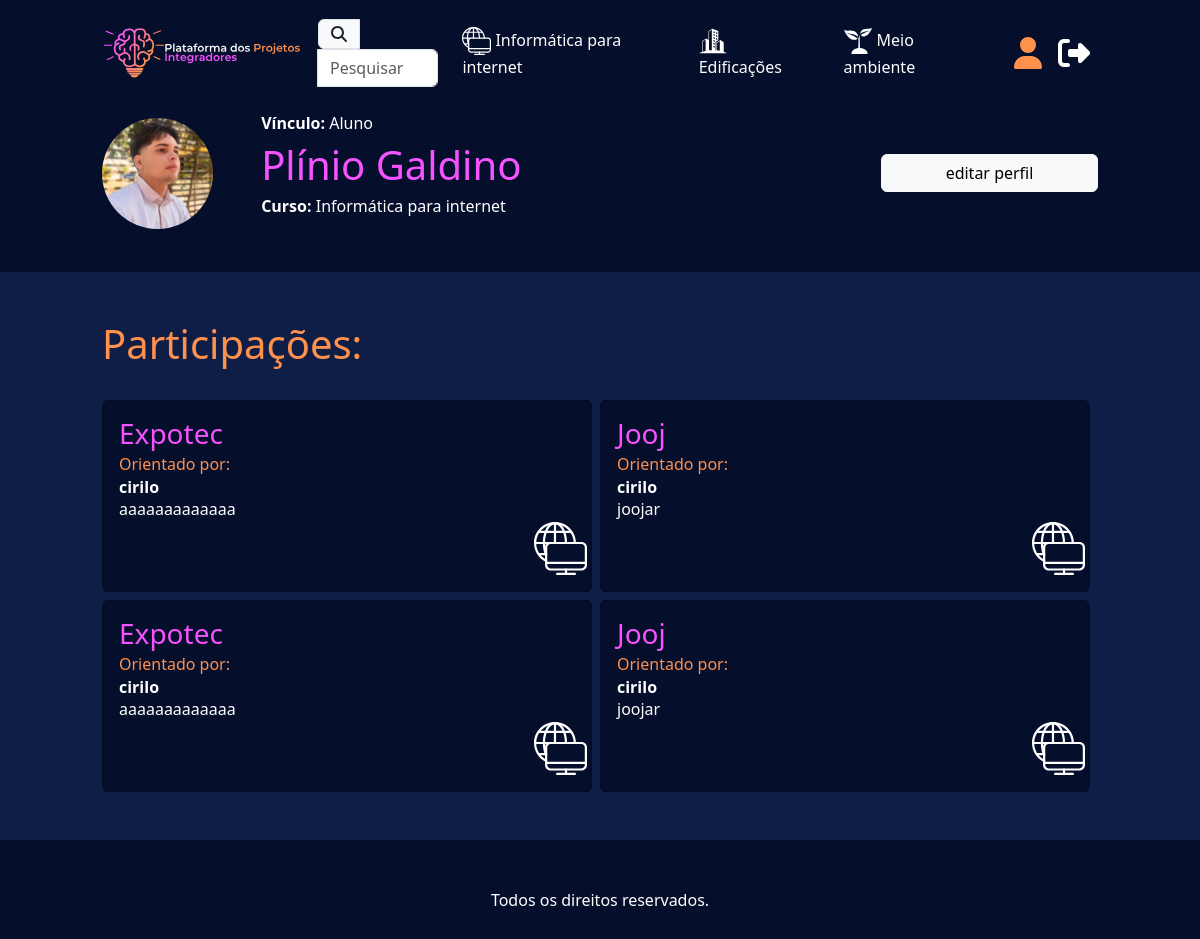
Before: /perfil/ (signed in) with the older database file.
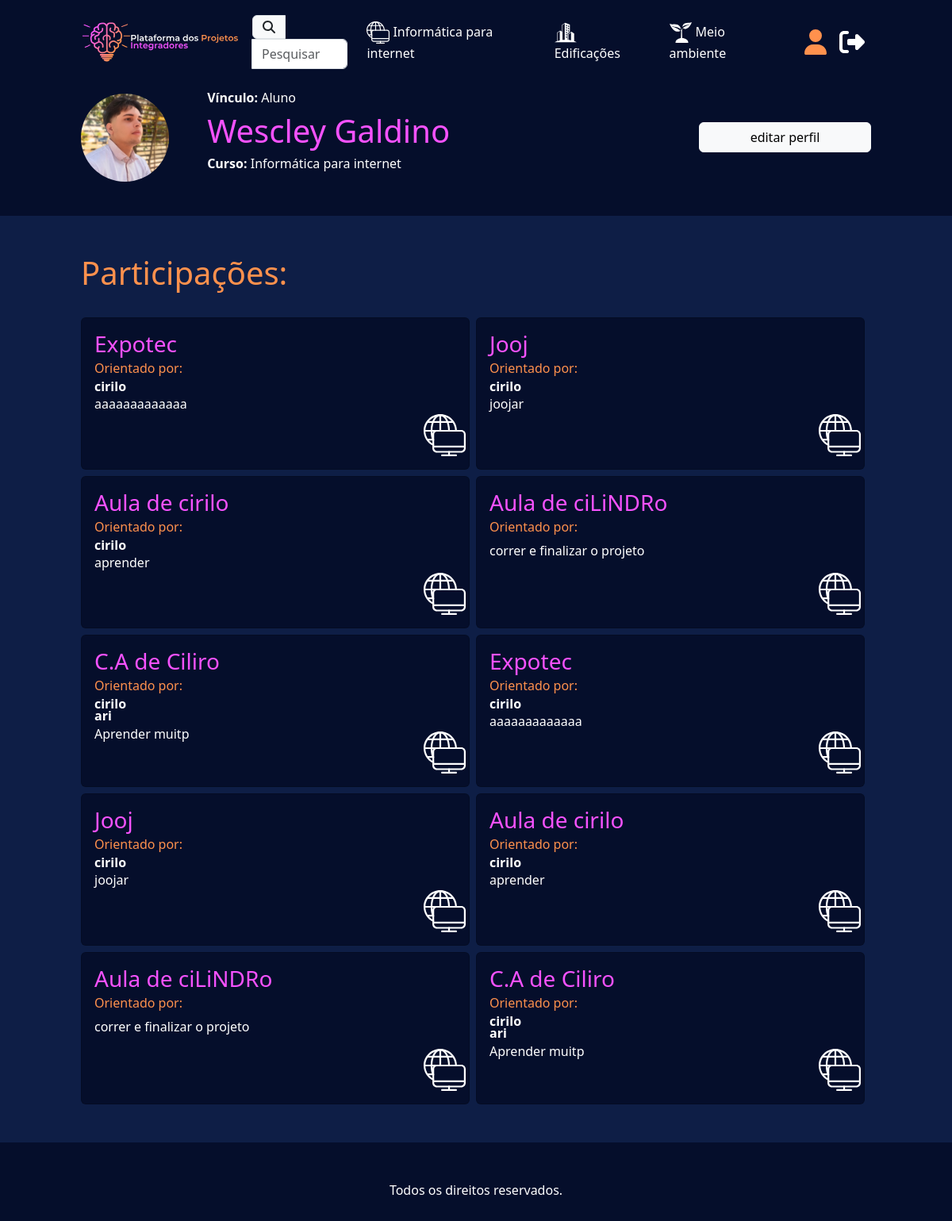
After: the same page with the newer database file.
### users/models.py (models this page shows, shortened)
class Curso(models.Model):
    titulo = models.CharField(max_length=50)
    logo = models.FileField(blank=True)
    def __str__(self):
        return self.titulo

class Profile(models.Model):
    user = models.OneToOneField(User, on_delete=models.CASCADE, related_name="profile")
    avatar = models.ImageField(blank=True, null=True)
    primeiro_nome = models.CharField(max_length=50, blank=True)
    ultimo_sobrenome = models.CharField(max_length=50, blank=True)

class User(AbstractUser):
    vinculo = models.ForeignKey(Vinculo, on_delete=models.CASCADE, null=True, blank=True)
    curso = models.ForeignKey(Curso, on_delete=models.CASCADE, null=True)

class Vinculo(models.Model):
    vinculo = models.CharField(max_length=50, default="Indefinido")
    def __str__(self):
        return self.vinculo

### ppi/models.py (models this page shows, shortened)
class Projeto(models.Model):
    titulo = models.CharField(max_length=80)
    resumo = models.TextField(max_length=2000)
    objetivo = models.TextField(max_length=2000)
    capa = models.ImageField('media/')
    pdf = models.FileField(blank=True, null=True)
    palavras_chave = models.CharField(max_length=200, blank=True, null=True)
    curso = models.ForeignKey(Curso,on_delete=models.CASCADE, related_name="projetos")
    componentes = models.ManyToManyField(Profile, related_name="projetos", blank=True)
    criado_em = models.DateTimeField(auto_now_add=True,null=True)

### users/views.py (the view)
# urls.py: path("perfil/", views.verperfil, name = "verperfil"),
@login_required
def verperfil(request):
    profile = get_object_or_404(Profile, user=request.user)
    post = Projeto.objects.all()
    context = {
        "projetos" : post,
        "range" : range(2),
        "profile": profile,
    }
    return render (request, "verperfil.html", context)

### ppi/context_processors.py (called while the page is built)
def cursos(request):
    return {
        "cursos" : Curso.objects.all,
    }

### users/templates/verperfil.html (shortened to what this page needs)
{% extends "base.html" %}
{% load static %}
{% block conteudo %}
<div class="container custom-container mb-3 py-4">
    <div class="row g-0">
        <div class= "col-md-9 col-lg-9 col-sm-8">
            <div class = "row g-3">
                <div class= "col-sm-4 col-md-2 col-lg-2 my-auto">
                    {% if profile.avatar %}
                    <img src="{{ profile.avatar.url }}" class="rounded-circle mw-100" alt="{{ profile.user.username }}">
                    {% endif %}
                </div>
                <div class= "col-sm-8 col-md-10 col-lg-10 my-auto">
                    <ul>
                        <h6 class="text-left text-white fw-bold">Vínculo: <b class="fw-normal">{{ profile.user.vinculo }}</b></h6>
                        <h1 class="text-left roxinho">{{ profile.primeiro_nome }} {{ profile.ultimo_sobrenome }}</h1>
                        <h6 class="text-left text-white fw-bold">Curso: <b class="text-white fw-normal">{{ profile.user.curso }}</b></h6>
                    </ul>
                </div>
            </div>
        </div>
        <div class= "col-md-3 col-lg-3 col-sm-4 my-auto">
            <ul class="w-100">
                <a href="{% url 'editarperfil' %}">
                    <button class= "btn w-100 btn-light my-1">
                        editar perfil
                    </button>
                </a>
            </ul>
        </div>
    </div>
</div>
<div class="container-fluid blueback py-5">
    <div class= "container custom-container">
        <h1 class="laranja text-left pb-4">
            Participações:
        </h1>
        <div class="row g-2 w-100 d-flex justify-content-center">
        {% for x in range %}
        {% for projeto in profile.projetos.all %}
            <div class="col-md-6 col-sm-12">
                <div class="card h-100" style="background-color: rgb(5, 14, 43); min-height: 12em;">
                    <div class="row h-100">
                        <div class="col-10">
                            <a href="{% url 'post' projeto.id %}" class="text-decoration-none">
                                <div class="card-body d-flex flex-column h-100">
                                    <h3 class="card-title roxinho">{{ projeto.titulo }}</h3>
                                    <h6 class="card-subtitle laranja mb-2">Orientado por:</h6>
                                    {% for componente in projeto.componentes.all %}
                                        {% if componente.user.vinculo_id == 2 %}
                                    <h6 class="card-subtitle fw-bold text-white">{{ componente.user.username }}</h6>
                                        {% endif %}
                                    {% endfor %}
                                    <p class="card-title text-white mb-3">{{ projeto.objetivo }}</p>
                                </div>
                            </a>
                        </div>
                        <div class="card-body col-2 d-flex align-items-end">
                            <img src="{{ projeto.curso.logo.url }}" alt="projeto.curso.titulo" class="mw-100">
                        </div>
                    </div>
                </div>
            </div>
        {% endfor %}
        {% endfor %}
        </div>
    </div>
</div>
{% endblock conteudo %}

### ppi/templates/base.html (shortened to what this page needs)
{% load static %}
<!doctype html>
<html lang="pt-br">
  <head>
    <link href="https://cdn.jsdelivr.net/npm/select2@4.1.0-rc.0/dist/css/select2.min.css" rel="stylesheet" />
    <link href="https://cdn.jsdelivr.net/npm/bootstrap@5.3.3/dist/css/bootstrap.min.css" rel="stylesheet">
    <link rel="stylesheet" href="{% static 'style.css' %}">
  </head>
  <body style="background-color: rgb(5, 14, 43);">
    <nav class="navbar navbar-expand-lg">
      <div class="container custom-container">
          <a class="navbar-brand" href="{% url 'index' %}">
              <img src="{% static 'imgs/logotopo.svg' %}" alt="Logo" style="max-height: 80px;">
          </a>
          <div class="collapse navbar-collapse" id="navbarSupportedContent">
              <ul class="navbar-nav mb-2 mb-lg-0 ms-auto d-flex align-items-center">
                {% if request.path == "/pesquisar/" %}
                <form
                    method="GET"
                    class="d-flex justify-content-center"
                    onsubmit="return redirectToSearchPage();"
                >
                <div class="input-group">
                  <span class="input-group-text" id="basic-addon1">
                    <i class="fa-solid fa-magnifying-glass text-dark"></i>
                  </span>
                  <input type="text" id="pesquisar" class="form-control search-bar" placeholder="Pesquisar" aria-describedby="basic-addon1">
                </div>
                </form>
                {% else %}
                <a class="text-decoration-none" href="{% url 'pesquisar' %}">
                  <div class="input-group">
                    <span class="input-group-text" id="basic-addon1">
                      <i class="fa-solid fa-magnifying-glass text-dark"></i>
                    </span>
                    <input type="text" id="pesquisarstatic" class="form-control search-bar" placeholder="Pesquisar" aria-describedby="basic-addon1" readonly>
                  </div>
                </a>
                {% endif %}
                  {% for curso in cursos %}
                  <li class="nav-item mx-3">
                      <a class="text-white nav-link" href="{% url 'projetos' curso.id %}">
                          <img src="{{ curso.logo.url }}" style="max-width: 1.8rem;" alt="{{curso.titulo}}">
                          {{ curso.titulo }}
                      </a>
                  </li>
                  {% endfor %}
                  {% if user.is_authenticated %}
                  <li class="nav-item ms-3">
                      <a class="nav-link" href="{% url 'verperfil' %}">
                        <i class="fa-solid fa-user fa-2xl laranja"></i>
                      </a>
                  </li>
                  <form method="post" action="{% url 'logout' %}">
                    <li class="nav-item">
                      <button type="submit" class="nav-link text-white">
                        <i class="fa-solid fa-2xl fa-right-from-bracket"></i>
                      </button>
                    </li>
                  </form>
                  {% else %}
                  <li class="nav-item ms-3">
                      <a class="nav-link" href="{% url 'login' %}">
                        <i class="fa-solid fa-user fa-2xl laranja"></i>
                      </a>
                  </li>
                  {% endif %}
              </ul>
          </div>
      </div>
    </nav>
    {% block conteudo %}
    {% endblock conteudo %}
    <footer class="py-5 text-center text-white">
      Todos os direitos reservados.
    </footer>
  </body>
</html>

Changed rows visible on the page:
changed Profile "Galdino": primeiro_nome "Plínio" → "Wescley"
added Projeto: titulo "Aula de cirilo", objetivo "aprender", curso.logo (picture), Profile (user.username "cirilo")
added Projeto: titulo "Aula de ciLiNDRo", objetivo "correr e finalizar o projeto", curso.logo (picture)
added Projeto: titulo "C.A de Ciliro", objetivo "Aprender muitp", curso.logo (picture), Profile (user.username "cirilo")
added Profile: user.username "ari"
